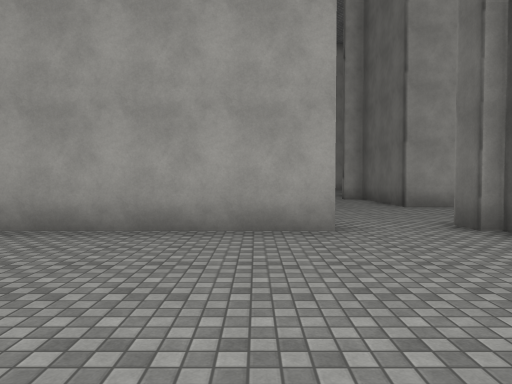
[1] (above)

24 first-person views from a walk through a Unity game level. The camera is 1.5 m above the floor, tilts 2° down and sees 70° across. The floor is counted in squares, 2 m on a side. Each view is taken from the middle of a square. On the plan, view 1 faces up. The plan holds only what a view shows up to about 11 squares ahead; the rest is blank. The place goes on beyond the plan. The player character is not drawn. Some animated figures are left out. Some surface patterns are stand-ins.

[2]
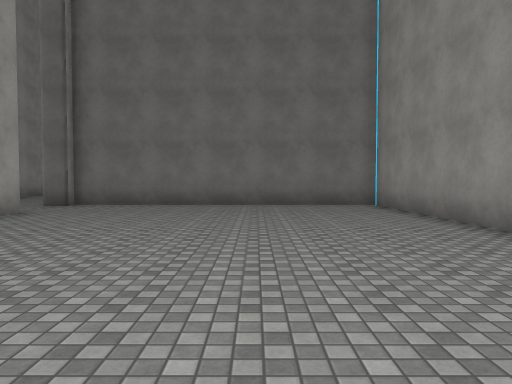

[3]
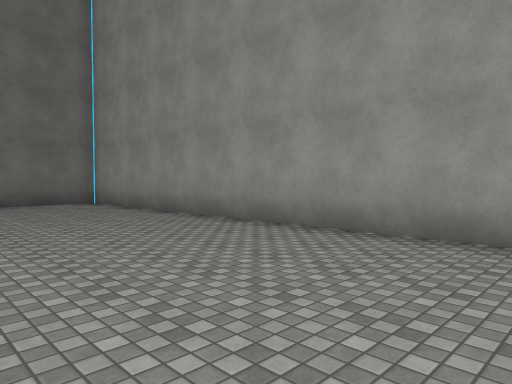

[4]
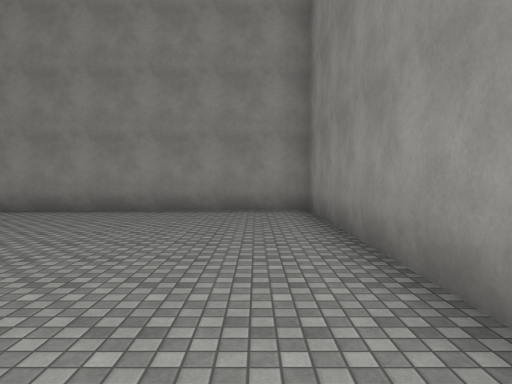

[5]
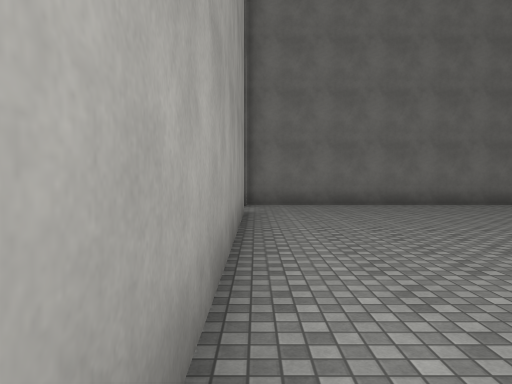

[6]
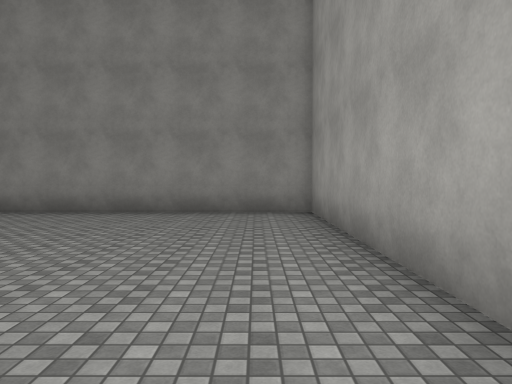

[7]
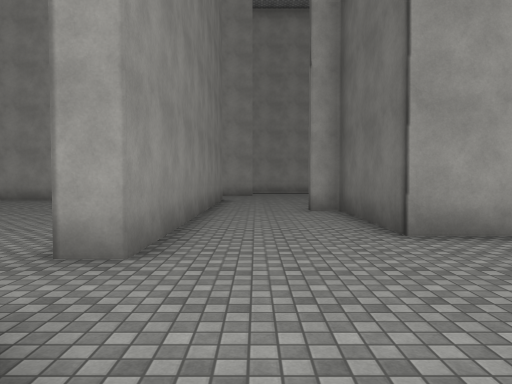

[8]
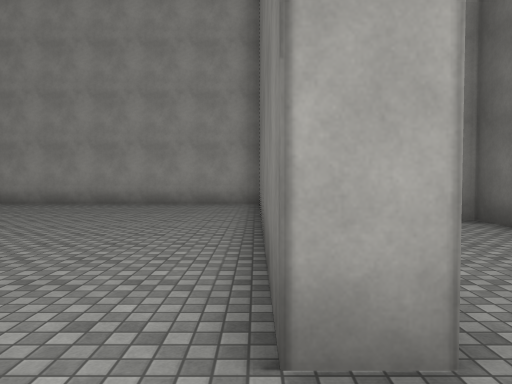

[9]
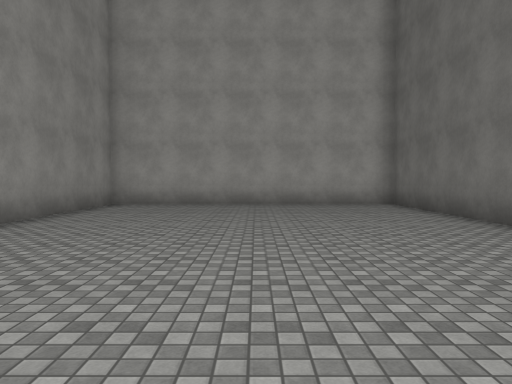

[10]
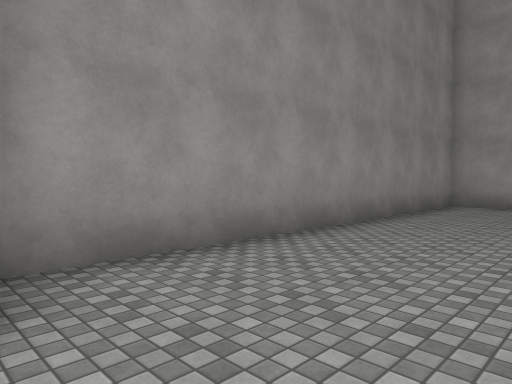

[11]
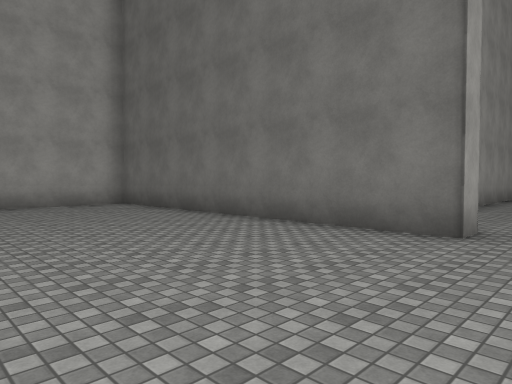

[12]
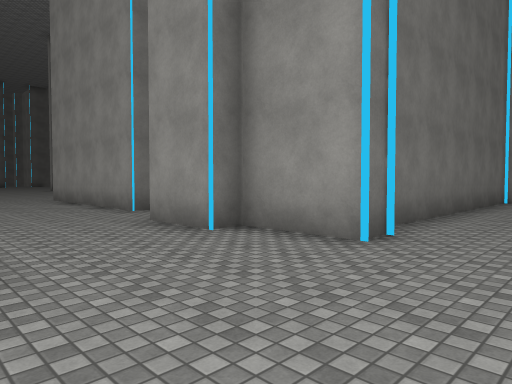

[13]
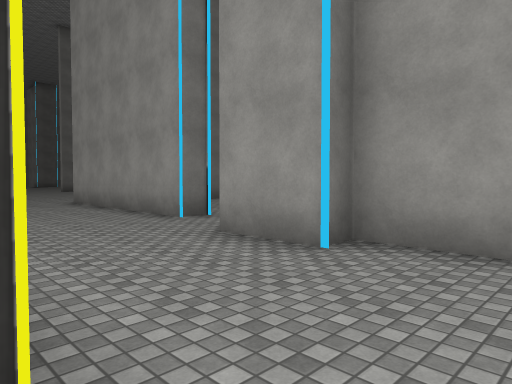

[14]
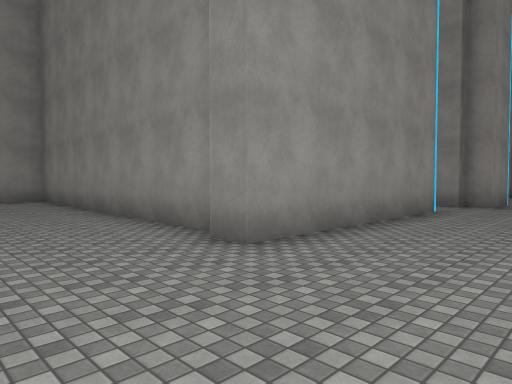

[15]
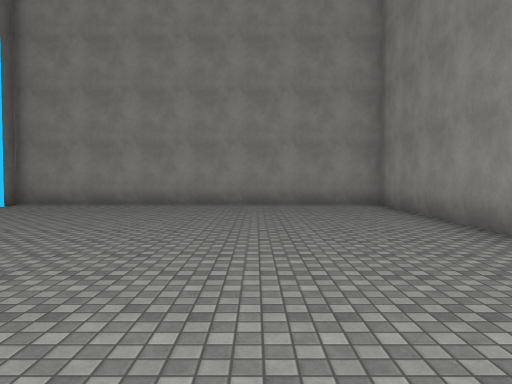

[16]
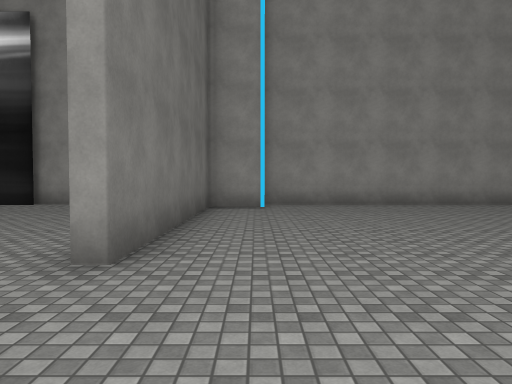

[17]
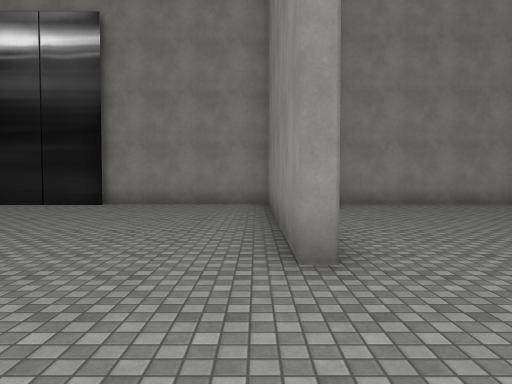

[18]
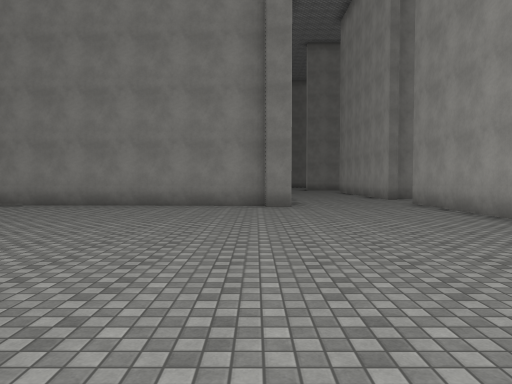

[19]
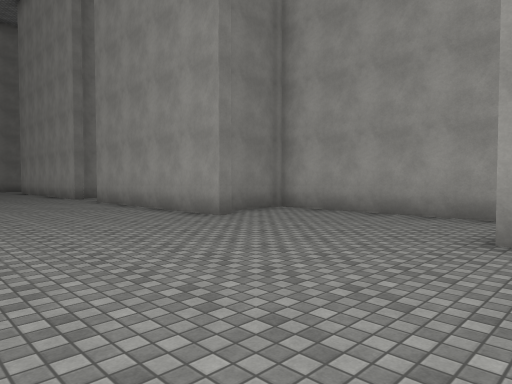

[20]
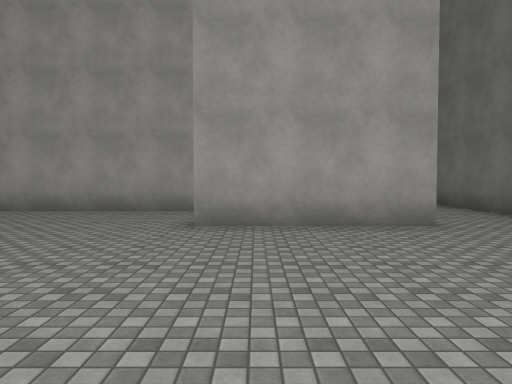

[21]
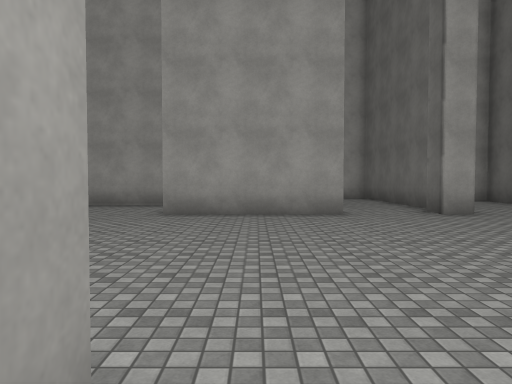

[22]
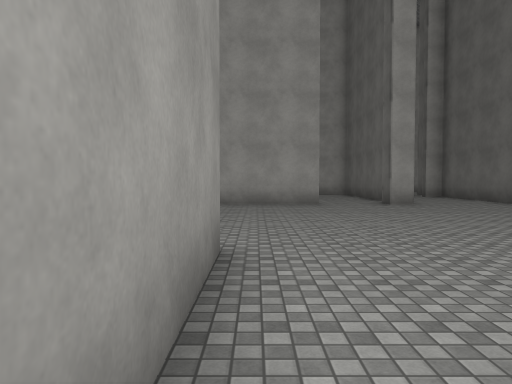

[23]
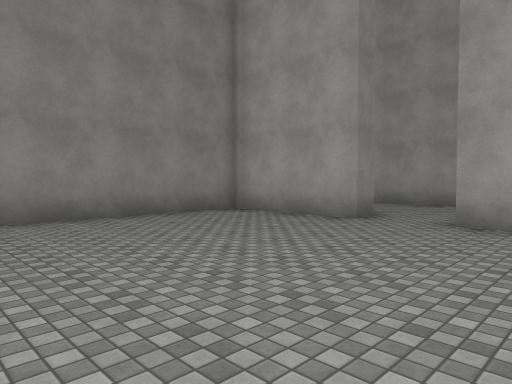

[24]
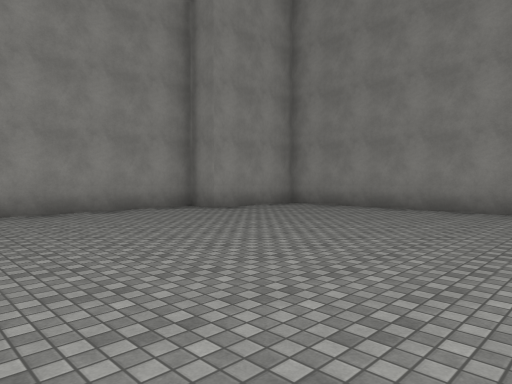

### Floor plan
Ten units are one square. View 1 is at (0, 0); x grows to the right and y downward. Boxes are objects, and circles mark ways between rooms. Rooms are numbered by the first view taken in them; rooms with no view inside come last. Other rooms are left out.
<svg viewBox="-88 -183 418 237">
<path fill="none" stroke="#000" d="M12 -53 -83 -53 -83 38 36 35 36 -53 32 -53M8 -84 1 -84 1 -178 -83 -178 -83 -75M201 -102 201 -98 140 -98M148 -54 144 45 249 45 249 38 263 38 263 -29M246 -126 194 -126 194 -108M92 -53 92 -60 151 -60 151 -52M79 -98 40 -98 40 -136 32 -136M266 -29 266 45M289 -98 250 -98M318 -98 310 -98M32 -53 32 -60 53 -60 53 -67 71 -67 71 -60 74 -60 74 -53M266 49 316 49M8 -159 8 -84M314 45 325 45M100 -53 92 -53M74 -53 39 -53 39 25M48 34 71 34 71 45 115 45"/>
<circle cx="25" cy="-60" r="3" fill="#2a7"/>
<circle cx="0" cy="-75" r="3" fill="#2a7"/>
<circle cx="85" cy="-60" r="3" fill="#2a7"/>
<text x="-30" y="-10">1</text>
<text x="-40" y="-120">2</text>
<text x="180" y="-90">3</text>
<text x="90" y="-10">4</text>
</svg>
Room 1 opens to room 3. Room 2 opens to room 3. Room 3 opens to room 4.

Where each view was taken, in squares from view 1:
view 1: 0 up, 0 right, facing up
view 2: 0 up, 7 left, facing right
view 3: 1 up, 8 left, facing down-right
view 4: 5 up, 7 left, facing down
view 5: 5 up, 7 left, facing right
view 6: 4 up, 0 right, facing left
view 7: 5 up, 2 right, facing up
view 8: 7 up, 0 right, facing up
view 9: 7 up, 4 left, facing up
view 10: 7 up, 5 left, facing up-left
view 11: 7 up, 5 left, facing up-right
view 12: 10 up, 1 right, facing down-right
view 13: 10 up, 3 right, facing down-right
view 14: 9 up, 18 right, facing down-left
view 15: 6 up, 18 right, facing down
view 16: 6 up, 25 right, facing down
view 17: 6 up, 27 right, facing down
view 18: 5 up, 25 right, facing left
view 19: 5 up, 26 right, facing up-left
view 20: 4 up, 26 right, facing up
view 21: 2 up, 27 right, facing up
view 22: 1 down, 27 right, facing up
view 23: 1 down, 11 right, facing up-left
view 24: 4 up, 13 right, facing down-left
